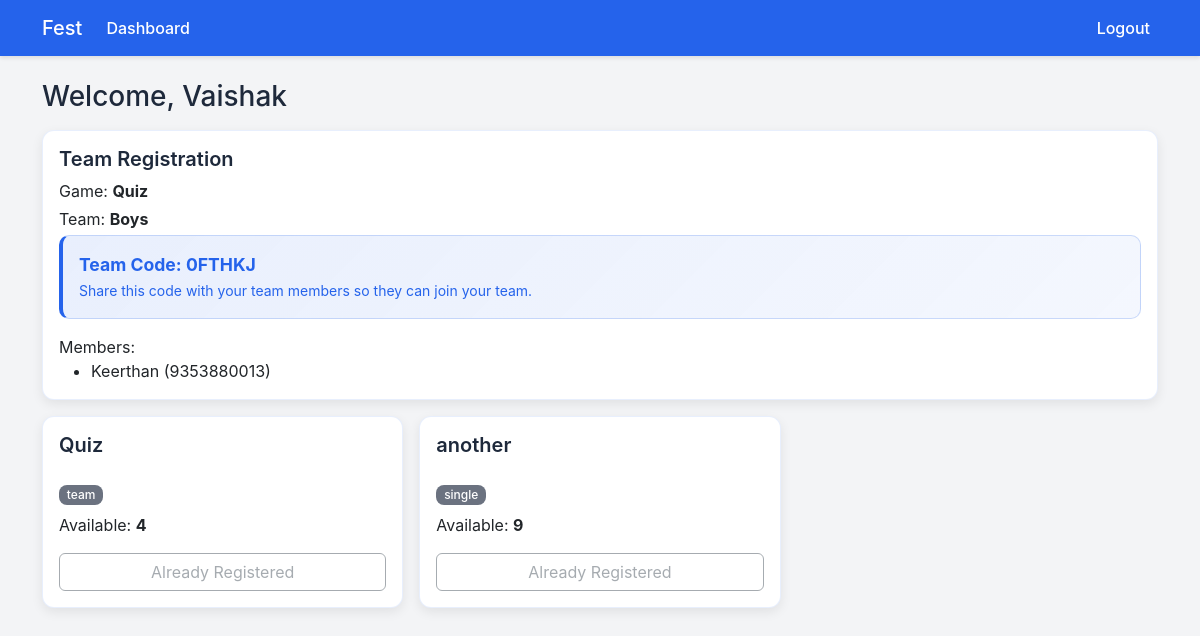
The app's page /dashboard (signed in) with its own data.
### tables this page shows
CREATE TABLE users (
                id INTEGER PRIMARY KEY AUTOINCREMENT,
                phone TEXT UNIQUE NOT NULL,
                password TEXT NOT NULL,
                name TEXT NOT NULL,
                game_id INTEGER,
                team_id INTEGER,
                is_admin INTEGER NOT NULL DEFAULT 0
            , class_section TEXT);

CREATE TABLE games (
                id INTEGER PRIMARY KEY AUTOINCREMENT,
                name TEXT NOT NULL,
                description TEXT,
                slots INTEGER NOT NULL,
                type TEXT NOT NULL CHECK(type IN ('single','team'))
            , team_size INTEGER);

CREATE TABLE teams (
                id INTEGER PRIMARY KEY AUTOINCREMENT,
                name TEXT NOT NULL,
                leader_user_id INTEGER NOT NULL,
                game_id INTEGER NOT NULL
            , team_code TEXT);

### app.py (the view)
    @app.route('/dashboard')
    def dashboard():
        user = fetch_current_user()
        if not user:
            return redirect(url_for('login'))
        games = g.db.execute('SELECT * FROM games ORDER BY id').fetchall()
        registration: Dict[str, Any] = {}
        if user['game_id']:
            game = g.db.execute('SELECT * FROM games WHERE id = ?', (user['game_id'],)).fetchone()
            if game['type'] == 'single':
                registration = {'type': 'single', 'game': game}
            else:
                team = g.db.execute('SELECT * FROM teams WHERE id = ?', (user['team_id'],)).fetchone()
                members = g.db.execute(
                    'SELECT u.* FROM team_members tm JOIN users u ON u.id = tm.user_id WHERE tm.team_id = ? ORDER BY u.name',
                    (team['id'],),
                ).fetchall()
                registration = {'type': 'team', 'game': game, 'team': team, 'members': members}
        games_with_slots: List[sqlite3.Row] = []
        for g_row in games:
            available = get_available_slots(g_row['id'])
            record = dict(g_row)
            record['available'] = available
            games_with_slots.append(record)  # type: ignore[arg-type]
        return render_template('dashboard.html', user=user, games=games_with_slots, registration=registration)

### app.py (called while the page is built)
def get_db() -> sqlite3.Connection:
    conn = sqlite3.connect(DATABASE_PATH)
    conn.row_factory = sqlite3.Row
    return conn

def fetch_current_user() -> Optional[sqlite3.Row]:
    user_id = session.get('user_id')
    if not user_id:
        return None
    row = g.db.execute('SELECT * FROM users WHERE id = ?', (user_id,)).fetchone()
    return row

def get_available_slots(game_id: int) -> int:
    game = g.db.execute('SELECT * FROM games WHERE id = ?', (game_id,)).fetchone()
    if not game:
        return 0
    if game['type'] == 'single':
        registered = g.db.execute('SELECT COUNT(1) FROM users WHERE game_id = ? AND (team_id IS NULL)', (game_id,)).fetchone()[0]
        return max(0, int(game['slots']) - int(registered))
    teams = g.db.execute('SELECT COUNT(1) FROM teams WHERE game_id = ?', (game_id,)).fetchone()[0]
    return max(0, int(game['slots']) - int(teams))

### templates/dashboard.html (shortened to what this page needs)
{% extends 'base.html' %}
{% block content %}
<h3 class="mb-3">Welcome, {{ user['name'] }}</h3>
{% if registration and registration.type == 'single' %}
  <div class="alert alert-info">You are registered for <strong>{{ registration.game.name }}</strong>.</div>
{% elif registration and registration.type == 'team' %}
  <div class="card mb-3 clear-box">
    <div class="card-body">
      <h5 class="card-title">Team Registration</h5>
      <p class="mb-1">Game: <strong>{{ registration.game.name }}</strong></p>
      <p class="mb-1">Team: <strong>{{ registration.team.name }}</strong></p>
      {% if registration.team.leader_user_id == user.id %}
        <div class="alert alert-info">
          <strong>Team Code: {{ registration.team.team_code }}</strong><br>
          <small>Share this code with your team members so they can join your team.</small>
        </div>
      {% endif %}
      <p class="mb-0">Members:</p>
      <ul class="mb-0">
        {% for m in registration.members %}
          <li>{{ m.name }} ({{ m.phone }})</li>
        {% endfor %}
      </ul>
    </div>
  </div>
{% endif %}
<div class="row g-3">
  {% for game in games %}
  <div class="col-md-6 col-lg-4">
    <div class="card h-100 clear-box">
      <div class="card-body d-flex flex-column">
        <h5 class="card-title">{{ game.name }}</h5>
        <p class="mb-2"><span class="badge bg-secondary">{{ game.type }}</span></p>
        <p class="mb-3">Available: <strong>{{ game.available }}</strong></p>
        {% if not registration and not user['is_admin'] %}
          {% if game.type == 'single' %}
            <form method="post" action="{{ url_for('register_single', game_id=game.id) }}" class="mt-auto" onsubmit="return confirm('Are you sure you want to register for this single event?');">
              <button class="btn btn-warning w-100" {% if game.available == 0 %}disabled{% endif %}>Register</button>
            </form>
          {% else %}
            <a href="{{ url_for('team_register', game_id=game.id) }}" class="btn btn-warning mt-auto {% if game.available == 0 %}disabled{% endif %}">Register Team</a>
          {% endif %}
        {% elif user['is_admin'] %}
          <button class="btn btn-outline-secondary mt-auto" disabled>Admin cannot register</button>
        {% else %}
          <button class="btn btn-outline-secondary mt-auto" disabled>Already Registered</button>
        {% endif %}
      </div>
    </div>
  </div>
  {% endfor %}
{% endblock %}

### static/css/style.css (style rules this page uses)
:root { --primary-blue: #2563EB; --primary-orange: #F97316; --light-gray: #F3F4F6; --dark-slate: #1E293B; --white: #FFFFFF; --success-green: #22C55E; --error-red: #EF4444; }
body { background: var(--light-gray); color: var(--dark-slate); font-family: -apple-system, BlinkMacSystemFont, 'Segoe UI', Roboto, sans-serif; }
.card { border: 0; box-shadow: 0 2px 8px rgba(0,0,0,0.08); border-radius: 12px; }
.card .card-title { font-weight: 600; color: var(--dark-slate); }
.clear-box { background: var(--white); border: 1px solid rgba(37, 99, 235, 0.1); border-radius: 12px; box-shadow: 0 2px 8px rgba(0,0,0,0.06); }
.badge { border-radius: 8px; font-weight: 500; }
.badge.bg-secondary { background-color: #6b7280 !important; }
.alert-info { background-color: rgba(37, 99, 235, 0.1); border-color: rgba(37, 99, 235, 0.2); color: var(--primary-blue); border-radius: 10px; }
.alert-info strong { color: var(--primary-blue); font-size: 1.1em; }
.alert-info { background: linear-gradient(135deg, rgba(37, 99, 235, 0.1), rgba(37, 99, 235, 0.05)); border-left: 4px solid var(--primary-blue); }
.clear-box { box-shadow: 0 4px 12px rgba(0,0,0,0.08); }
.btn:disabled { cursor: not-allowed; opacity: 0.6; }

### records on screen
users: name "Vaishak"
games: game.name "Quiz", name "Quiz", type "team", available "4"
teams: team.name "Boys", team.team_code "0FTHKJ"
users: name "Keerthan", phone "9353880013"
games: name "another", type "single", available "9"
